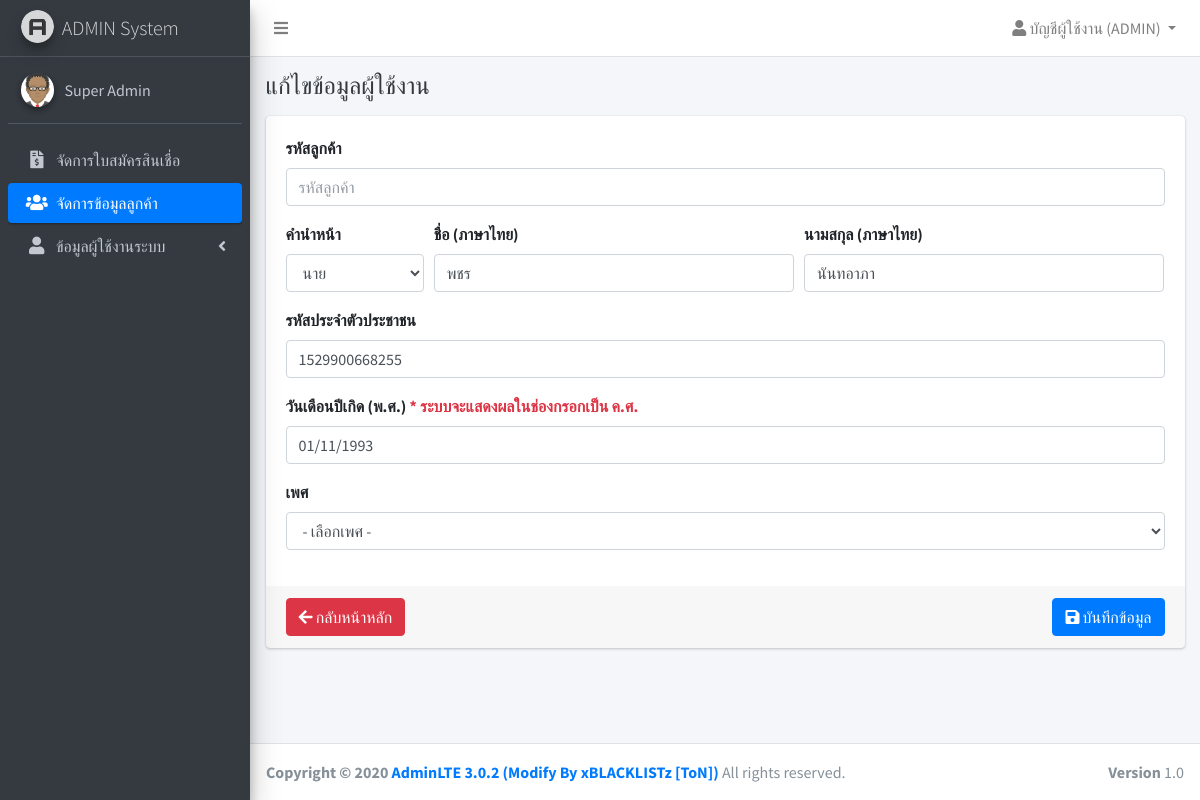
The page /admin/customers/forms.php?page=customers&id=1 (signed in) on the database its author committed.
### tables this page shows
CREATE TABLE `users` (
  `id` int(11) NOT NULL,
  `username` varchar(32) NOT NULL,
  `password` varchar(64) NOT NULL,
  `name` varchar(255) NOT NULL,
  `is_owner` int(1) NOT NULL,
  `role` varchar(10) NOT NULL,
  `created_at` timestamp NOT NULL DEFAULT current_timestamp(),
  `updated_at` timestamp NULL DEFAULT NULL ON UPDATE current_timestamp()
);

CREATE TABLE `customers` (
  `id` int(11) NOT NULL,
  `code` varchar(20) DEFAULT NULL,
  `idcard` varchar(20) NOT NULL,
  `birthday` date DEFAULT NULL,
  `prefix_name` varchar(10) NOT NULL,
  `first_name` varchar(32) NOT NULL,
  `last_name` varchar(32) NOT NULL,
  `idcard_expire` date DEFAULT NULL,
  `sex` varchar(7) NOT NULL,
  `created_at` timestamp NOT NULL DEFAULT current_timestamp(),
  `updated_at` timestamp NULL DEFAULT NULL ON UPDATE current_timestamp()
);

### app/SQLiManager.php (called while the page is built, shortened)
<?php
if(class_exists('SQLiManager') === false)
{
	class SQLiManager{
		var $table;
		var $field;
		var $condition;
		public function SQLiManager()
		{
			$this->connect = mysqli_connect(DB_HOST,DB_USER,DB_PASS,DB_NAME);
			$cs1 = "SET character_set_results=utf8";
			mysqli_query($this->connect,$cs1) or die('Error query: ' . mysqli_error($this->connect));
			$cs2 = "SET character_set_client = utf8";
			mysqli_query($this->connect,$cs2) or die('Error query: ' . mysqli_error($this->connect));
			$cs3 = "SET character_set_connection = utf8";
			mysqli_query($this->connect,$cs3) or die('Error query: ' . mysqli_error($this->connect));
			$this->field="*";
		}
		public function select()
		{
			$this->sql="SELECT $this->field FROM $this->table $this->condition";
			$result=mysqli_query($this->connect,$this->sql) or trigger_error(mysqli_error($this->connect),E_USER_ERROR);
			return $result;
		}
	}
}
?>

### app/check_auth.php (called while the page is built, shortened)
<?php
$sql = new SQLiManager();
if( !empty($_SESSION["admin"]) ){
	$sql->table = "users";
	$sql->field = "name, username";
	$sql->condition = "WHERE id={$_SESSION["admin"]}";
	$rsAuth = $sql->select();
}
if( !empty($rsAuth) ){
	if( mysqli_num_rows($rsAuth) <= 0 ){
		session_destroy();
		ob_clean();
		header("location:".URL);
	}
	else{
		$auth = mysqli_fetch_assoc($rsAuth);
	}
}

### admin/layouts/menu_init.php (called while the page is built)
<?php
$menu[] = ["label"=>"จัดการใบสมัครสินเชื่อ", "key"=>"borrows", "url"=>URL."admin/borrows", 'icon'=>'fas fa-file-invoice-dollar'];
$menu[] = ["label"=>"จัดการข้อมูลลูกค้า", "key"=>"customers", "url"=>URL."admin/customers", 'icon'=>'fa fa-users'];
$sub_admin[] = ["label"=>"ผู้ใช้งานระบบ (หลังบ้าน)", "key"=>"admins", "url"=>URL."admin/users", 'icon'=>''];
$sub_admin[] = ["label"=>"Sale Agents", "key"=>"users", "url"=>URL."admin/sales", 'icon'=>''];
$menu[] = ["label"=>"ข้อมูลผู้ใช้งานระบบ", "key"=>"admins", 'icon'=>'fa fa-user', "sub"=>$sub_admin];

### app/fn.php (called while the page is built, shortened)
<?php
function prefix(){
	$_prefix = [];
	$_prefix[] = ['id'=>1, 'name'=>'นาย'];
	$_prefix[] = ['id'=>2, 'name'=>'นาง'];
	$_prefix[] = ['id'=>3, 'name'=>'นางสาว'];
	return $_prefix;
}

### admin/customers/forms.php (the view, shortened to what this page needs)
<?php
include("../layouts/header.php");
include($_pathURL."admin/layouts/navbar.php");
include($_pathURL."admin/layouts/menu.php");
$_title = "เพิ่มข้อมูลลูกค้า";
$_action = URL."admin/customers/save.php?page={$_GET["page"]}";
if( !empty($_GET["id"]) ){
	$sql->table = "customers";
	$sql->condition = "WHERE id={$_GET["id"]} LIMIT 1";
	$query = $sql->select();
	$result = mysqli_fetch_assoc($query);
	$_title = "แก้ไขข้อมูลผู้ใช้งาน";
	$_action = URL."admin/customers/update.php?page={$_GET["page"]}";
}
?>
<div class="content-wrapper">
	<div class="content-header">
		<div class="container-fluid">
			<div class="row">
				<div class="col-sm-12">
					<div class="clearfix">
						<h4 class="m-0 text-dark float-left"><?= !empty($_title) ? $_title : "" ?></h4>
					</div>
				</div>
			</div>
		</div>
	</div>
	<section class="content">
		<div class="container-fluid">
			<div class="card">
				<form class="form-submit" action="<?=$_action?>" method="POST">
					<div class="card-body">
						<div class="form-group">
							<label for="code">รหัสลูกค้า</label>
							<input type="text" class="form-control" id="code" name="code" placeholder="รหัสลูกค้า" value="<?= !empty($result["code"]) ? $result["code"] : "" ?>">
						</div>
						<div class="form-row">
							<div class="form-group col-md-2">
								<label for="prefix_name">คำนำหน้า</label>
								<select name="prefix_name" id="prefix_name" class="form-control">
									<?php
									foreach (prefix() as $key => $value) {
										$sel = '';
										if( !empty($result["prefix_name"]) ){
											if( $result["prefix_name"] == $value["id"] ) $sel = 'selected="1"';
										}
										echo '<option value="'.$value["id"].'" '.$sel.'>'.$value["name"].'</option>';
									}
									?>
								</select>
							</div>
							<div class="form-group col-md-5">
								<label for="prefix_name">ชื่อ (ภาษาไทย)</label>
								<input type="text" class="form-control" id="first_name" name="first_name" placeholder="ชื่อ (ภาษาไทย)" value="<?= !empty($result["first_name"]) ? $result["first_name"] : "" ?>">
							</div>
							<div class="form-group col-md-5">
								<label for="prefix_name">นามสกุล (ภาษาไทย)</label>
								<input type="text" class="form-control" id="last_name" name="last_name" placeholder="นามสกุล (ภาษาไทย)" value="<?= !empty($result["last_name"]) ? $result["last_name"] : "" ?>">
							</div>
						</div>
						<div class="form-group">
							<label for="idcard">รหัสประจำตัวประชาชน</label>
							<input type="text" class="form-control" id="idcard" name="idcard" placeholder="รหัสประจำตัวประชาชน" value="<?= !empty($result["idcard"]) ? $result["idcard"] : "" ?>" maxlength="13">
						</div>
						<div class="form-group">
							<label for="birthday">วันเดือนปีเกิด (พ.ศ.) <span class="text-red">* ระบบจะแสดงผลในช่องกรอกเป็น ค.ศ.</span></label>
							<input type="text" id="birthday" name="birthday" class="form-control DatePicker" value="<?= !empty($result["birthday"]) ? date("d/m/Y", strtotime($result["birthday"])) : "" ?>" readonly style="background-color:#fff;" placeholder="กรุณาเลือก วันเดือนปีเกิด">
						</div>
						<div class="form-group">
							<label for="sex">เพศ</label>
							<select name="sex" id="sex" class="form-control">
								<option value="">- เลือกเพศ -</option>
							</select>
						</div>
					</div>
					<div class="card-footer">
						<div class="clearfix">
							<a href="<?=URL?>admin/users/?page=<?=$_GET["page"]?>" class="btn btn-danger float-left">
								<i class="fa fa-arrow-left"></i> กลับหน้าหลัก
							</a>
							<button type="submit" class="btn btn-primary btn-submit float-right">
								<i class="fa fa-save"></i> บันทึกข้อมูล
							</button>
						</div>
					</div>
				</form>
			</div>
		</div>
	</section>
</div>
<?php
include($_pathURL."admin/layouts/footer.php");
?>

### admin/layouts/navbar.php (shortened to what this page needs)
<nav class="main-header navbar navbar-expand navbar-white navbar-light">
	<ul class="navbar-nav">
		<li class="nav-item">
			<a class="nav-link" data-widget="pushmenu" href="#"><i class="fas fa-bars"></i></a>
		</li>
	</ul>
	<ul class="navbar-nav ml-auto">
		<li class="nav-item dropdown">
			<a class="nav-link dropdown-toggle" href="#" id="navbarDropdown" role="button" data-toggle="dropdown" aria-haspopup="true" aria-expanded="false">
				<i class="fa fa-user"></i> บัญชีผู้ใช้งาน (<?=strtoupper($auth["username"])?>)
			</a>
		</li>
	</ul>
</nav>

### admin/layouts/menu.php (shortened to what this page needs)
<aside class="main-sidebar sidebar-dark-primary elevation-4">
	<a href="index3.html" class="brand-link">
		<img src="<?=IMAGES?>/AdminLTELogo.png" alt="AdminLTE Logo" class="brand-image img-circle elevation-3"
		style="opacity: .8">
		<span class="brand-text font-weight-light">ADMIN System</span>
	</a>
	<div class="sidebar">
		<div class="user-panel mt-3 pb-3 mb-3 d-flex">
			<div class="image">
				<img src="<?=IMAGES?>/avatar.png" class="img-circle elevation-2" alt="User Image">
			</div>
			<div class="info">
				<a href="" class="d-block"><?=$auth["name"]?></a>
			</div>
		</div>
          <?php include("menu_init.php"); ?>
		<nav class="mt-2">
			<ul class="nav nav-pills nav-sidebar flex-column" data-widget="treeview" role="menu" data-accordion="false">
               <?php
               foreach ($menu as $key => $value) {
                    if( empty($value["sub"]) ){
                         ?>
                         <li class="nav-item">
                              <a href="<?=$value["url"]?>?page=<?=$value['key']?>" class="nav-link <?= $value['key'] == $_GET['page'] ? "active" : "" ?>">
                                   <i class="nav-icon <?=$value["icon"]?>"></i>
                                   <p>
                                        <?=$value["label"]?>
                                   </p>
                              </a>
                         </li>
                         <?php
                    }
                    else{
                         ?>
                         <li class="nav-item has-treeview <?= $value['key'] == $_GET['page'] ? "menu-open" : "" ?>">
                              <a href="#" class="nav-link <?= $value['key'] == $_GET['page'] ? "active" : "" ?>">
                                   <i class="nav-icon <?=$value["icon"]?>"></i>
                                   <p>
                                        <?=$value["label"]?>
                                        <i class="right fas fa-angle-left"></i>
                                   </p>
                              </a>
                         </li>
                         <?php
                    }
               }
               ?>
          </ul>
      </nav>
  </div>
</aside>

### rows shown on the page
users: username "ADMIN", name "Super Admin"
customers: first_name "พชร", last_name "นันทอาภา", idcard "1529900668255", birthday "01/11/1993"

### other values the page prints
$value["label"] "จัดการใบสมัครสินเชื่อ"
$value["label"] "จัดการข้อมูลลูกค้า"
$value["label"] "ข้อมูลผู้ใช้งานระบบ"
$_title "แก้ไขข้อมูลผู้ใช้งาน"
form field prefix_name "นาย"
